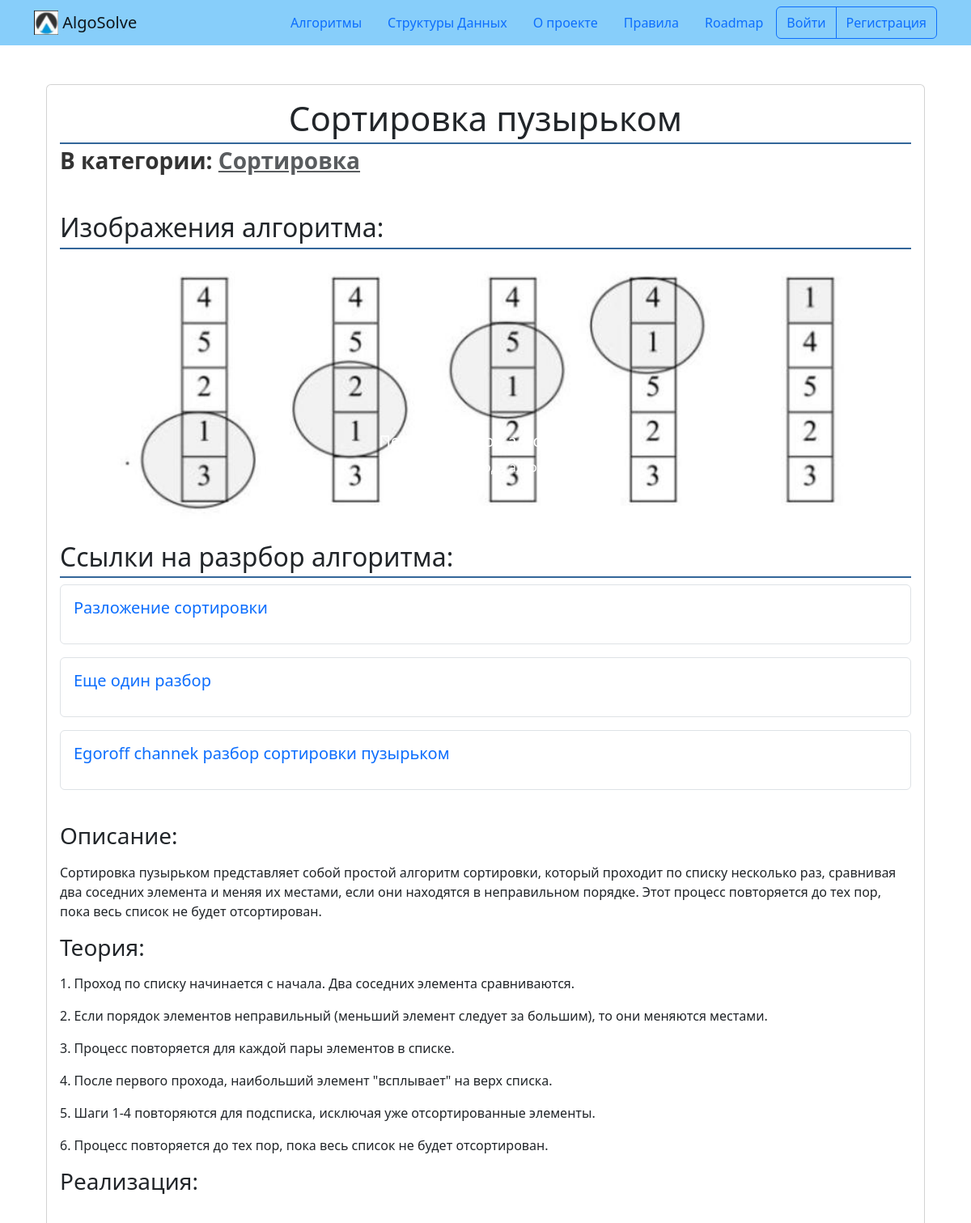
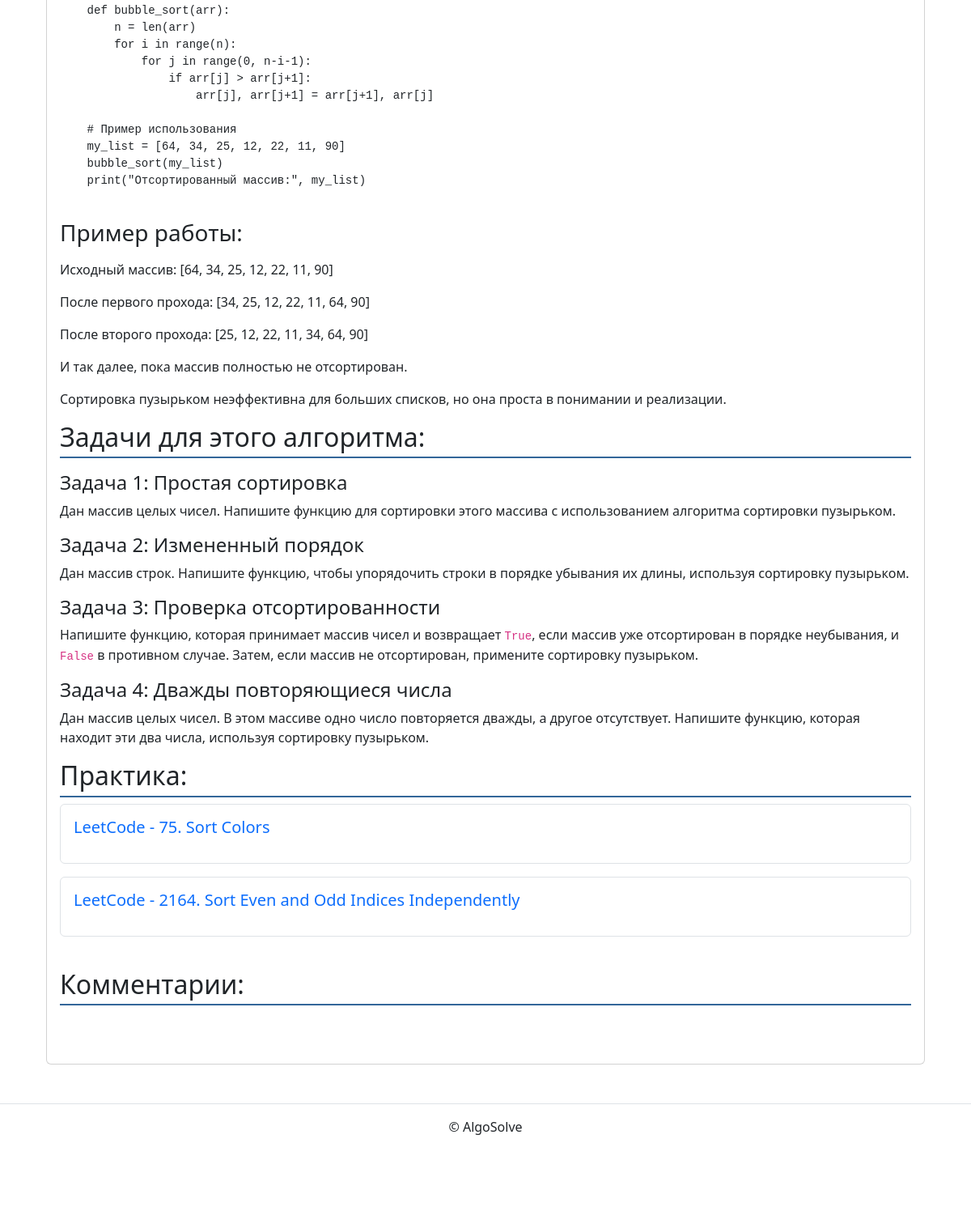
Page /algorithms/sorting/puzyirek/ on the earlier database version (2 pictures, top to bottom).
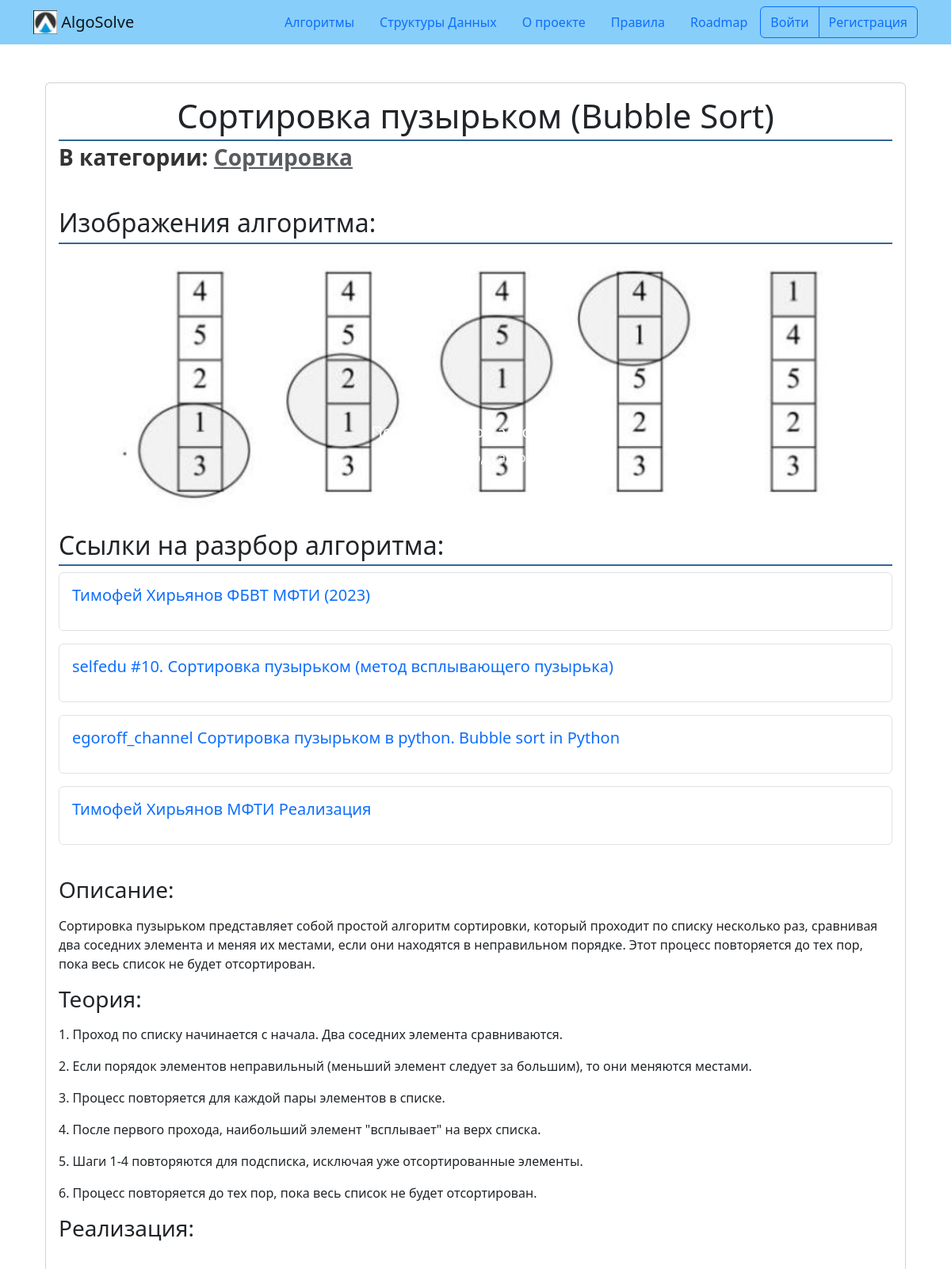
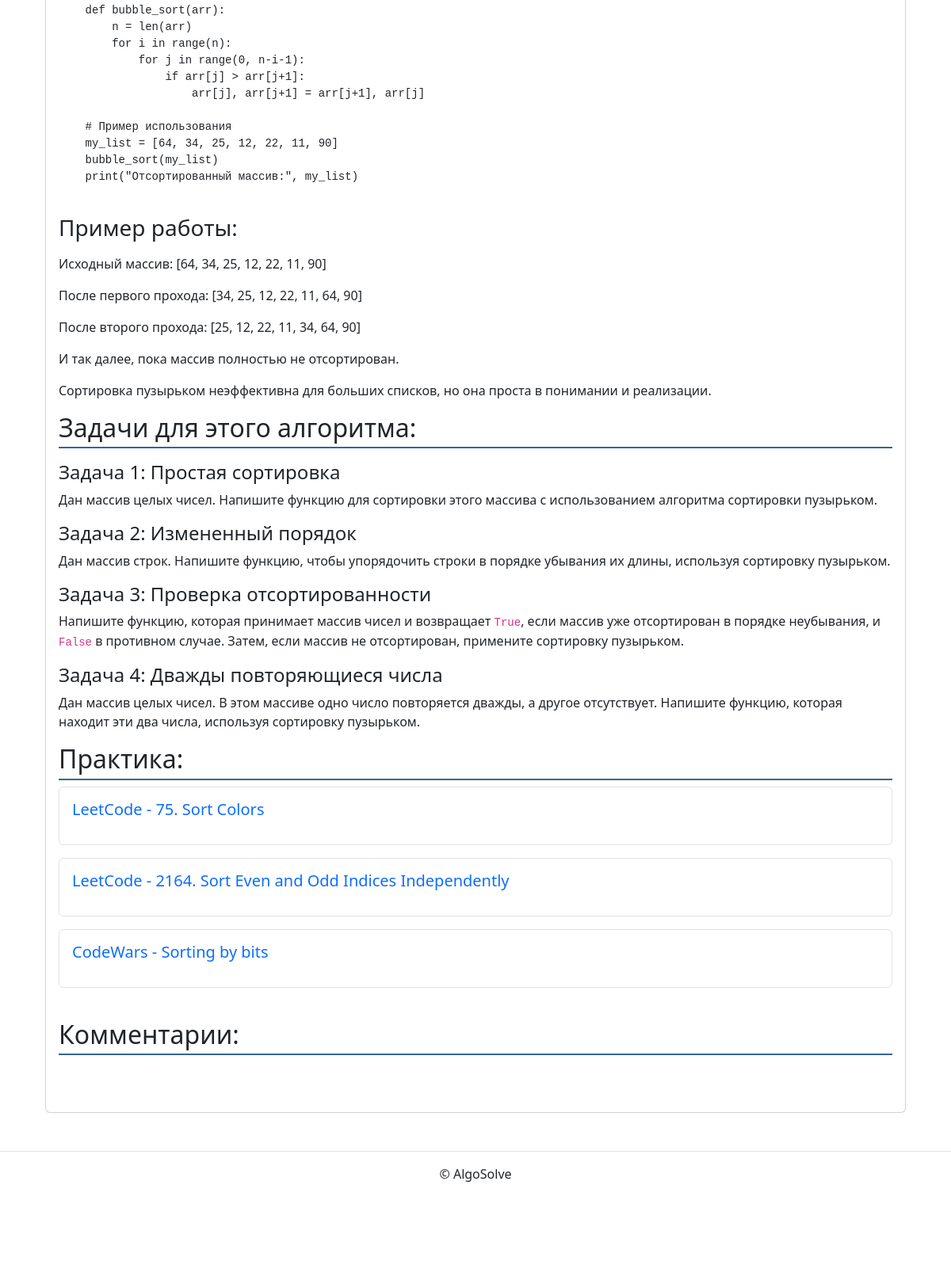
Same page on the later database version (2 pictures, top to bottom).
### algorithm/models.py (models this page shows, shortened)
class BaseModel(models.Model):
    is_published = models.BooleanField(
        default=True,
        verbose_name='Опубликовано',
        help_text='Снимите галочку, чтобы скрыть публикацию.'
    )
    created_at = models.DateTimeField(
        auto_now_add=True,
        verbose_name='Добавлено'
    )
    class Meta:
        abstract = True

class Algorithm(BaseModel):
    category = models.ForeignKey(
        Category,
        on_delete=models.SET_NULL,
        related_name='algorithms',
        null=True
    )
    title = models.CharField(verbose_name='Название', max_length=256)
    description = models.TextField(verbose_name='Описание', max_length=10000)
    theory = models.TextField(verbose_name='Принцип работы', max_length=10000)
    realization = models.TextField(verbose_name='Реализация', max_length=10000)
    example = models.TextField(verbose_name='Пример работы', max_length=10000)
    slug = models.SlugField(
        unique=True,
        blank=True,
        verbose_name='Идентификатор',
        help_text=('Идентификатор страницы для URL; '
                   'разрешены символы латиницы, цифры, дефис и подчёркивание.')
    )
    class Meta:
        verbose_name = 'алгоритм'
        verbose_name_plural = 'Алгоритмы'

class Category(BaseModel):
    title = models.CharField(verbose_name='Название', max_length=256)
    description = models.TextField(verbose_name='Описание', max_length=10000)
    slug = models.SlugField(
        unique=True,
        blank=True,
        verbose_name='Идентификатор',
        help_text=('Идентификатор страницы для URL; '
                   'разрешены символы латиницы, цифры, дефис и подчёркивание.')
    )
    class Meta:
        verbose_name = 'категория'
        verbose_name_plural = 'Категории'

class ImageAlgorithm(BaseModel):
    algorithm = models.ForeignKey(
        Algorithm,
        on_delete=models.CASCADE,
        related_name='photo_algorithm'
    )
    image = models.ImageField('Фото', blank=True, upload_to='algorithm_images')
    caption = models.TextField('Описание', blank=True)
    alt = models.CharField(max_length=255, blank=True)
    class Meta:
        verbose_name = 'фотография для алгоритма'
        verbose_name_plural = 'Фотографии для алгоритмов'

class UrlAlgorithm(BaseModel):
    title = models.CharField(verbose_name='Название', max_length=256)
    algorithm = models.ForeignKey(
        Algorithm,
        on_delete=models.CASCADE,
        related_name='url_to_theory_algorithm'
    )
    url = models.URLField(verbose_name='Ссылка', blank=True)
    class Meta:
        verbose_name = 'ссылка для алгоритма'
        verbose_name_plural = 'ссылки для алгоритмов'

class TaskAlgorithm(models.Model):
    text = models.TextField(verbose_name='Описание задачи')
    algorithm = models.ForeignKey(
        Algorithm,
        on_delete=models.CASCADE,
        related_name='task_to_algorithm'
    )
    class Meta:
        verbose_name = 'задача для алгоритма'
        verbose_name_plural = 'задачи для алгоритмов'

class UrlTaskAlgorithm(BaseModel):
    title = models.CharField(verbose_name='Название', max_length=256)
    algorithm = models.ForeignKey(
        Algorithm,
        on_delete=models.CASCADE,
        related_name='url_to_online_tasks'
    )
    url = models.URLField(verbose_name='Ссылка', blank=True)
    class Meta:
        verbose_name = 'ссылка на задачу для алгоритма'
        verbose_name_plural = 'ссылки на задачу для алгоритмов'

### algorithm/views.py (the view)
class AlgorithmDetailView(DetailView):
    model = Algorithm
    slug_url_kwarg = 'pk_algorithm'
    template_name = 'algorithm/algorithm_detail.html'
    algorithm = None
    def dispatch(self, request, *args, **kwargs):
        self.algorithm = get_object_or_404(
            Algorithm, slug=kwargs['pk_algorithm'])
        if (not self.algorithm.is_published
            or not self.algorithm.category.is_published
        ):
            return HttpResponse(status=HTTPStatus.NOT_FOUND)
        return super().dispatch(request, *args, **kwargs)
    def get_context_data(self, **kwargs):
        context = super().get_context_data(**kwargs)
        context['urls'] = UrlAlgorithm.objects.filter(
            algorithm=self.algorithm.pk)
        context['images'] = ImageAlgorithm.objects.filter(
            algorithm=self.algorithm.pk)
        context['tasks'] = TaskAlgorithm.objects.filter(
            algorithm=self.algorithm.pk)
        context['online_tasks'] = UrlTaskAlgorithm.objects.filter(
            algorithm=self.algorithm.pk)
        context['form'] = CommentForm()
        context['comments'] = (
            self.object.comments.select_related('algorithm', 'author')
        )
        return context

### templates/algorithm/algorithm_detail.html (shortened to what this page needs)
{% extends "base.html" %}
{% block content %}
  <div class="col d-flex justify-content-center">
    <div class="card" style="width: 100rem;">
      <div class="card-body">
        <h2 class="card-title ">{{ algorithm.title }}</h2>
        <h6 class="card-subtitle mb-2 text-muted">
          <small>
            <span style="font-size: 28px; font-weight: bold; color: #333;">В категории: {% include "includes/category_link.html" %}</span>
          </small>
        <br>
        <br>
        <br>
        {% if images %}
  <h2>Изображения алгоритма:</h2>
  <div class="container">
    <div id="carouselExampleControls"
      class="carousel slide"
      data-ride="carousel">
        <ul class="carousel-indicators" >
          {% for image in images %}
          <li data-target="#carouselExampleControls"  data-slide-to="{{ forloop.counter0 }}"
          {% if not forloop.counter0 %}class="active"{% endif %}>
          </li>
          {% endfor %}
      </ul>
      <div class="carousel-inner">
        {% for image in images %}
              <div class="carousel-item {% if forloop.first %}active{% endif %}">
                <img src="{{ image.image.url }}" class="d-block w-100" alt="{{ image.alt }}">
                <div class="carousel-caption d-none d-md-block">
                  <h5>{{ image.alt|safe }}</h5>
                  <p>{{ image.caption|safe }}</p>
                </div>
              </div>
            {% endfor %}
      </div>
      <a class="carousel-control-prev"
      href="#carouselExampleControls"
      role="button"
      data-slide="prev">
        <span class="carousel-control-prev-icon"
          aria-hidden="true">
        </span>
      </a>
      <a class="carousel-control-next"
      href="#carouselExampleControls"
      role="button"
      data-slide="next">
        <span class="carousel-control-next-icon"
          aria-hidden="true">
        </span>
      </a>
    </div>
  </div>
{% endif %}
{% if urls %}
  <br>
  <h2>Ссылки на разрбор алгоритма:</h2>
        {% for url in urls %}
          <div class="mb-3">
            <a href="{{ url.url }}" target="_blank" class="text-decoration-none">
              <div class="border rounded p-3">
                <h5>{{ url.title }}</h5>
              </div>
            </a>
          </div>
        {% endfor %}
{% endif %}
        <br>
        <h3>Описание:</h3>
        <p class="card-text">{{ algorithm.description|safe|linebreaksbr }}</p>
        <h3>Теория:</h3>
        <p class="card-text">{{ algorithm.theory|safe }}</p>
        <h3>Реализация:</h3>
        <p class="card-text">{{ algorithm.realization|safe }}</p>
        <h3>Пример работы:</h3>
        <p class="card-text">{{ algorithm.example|safe }}</p>
        {% if tasks%}
          <h2>Задачи для этого алгоритма:</h2>
          {% for task in tasks %}
            <div class="mb-3">
              <p class="card-text">{{ task.text|safe }}</p>
            </div>
          {% endfor %}
        {% endif %}
        {% if online_tasks%}
        <h2>Практика:</h2>
          {% for url in online_tasks %}
            <div class="mb-3">
              <a href="{{ url.url }}" target="_blank" class="text-decoration-none">
                <div class="border rounded p-3">
                  <h5>{{ url.title }}</h5>
                </div>
              </a>
            </div>
          {% endfor %}
        {% endif %}
        <br>
        {% include "includes/comments.html" %}
      </div>
    </div>
  </div>
{% endblock %}

### templates/base.html (shortened to what this page needs)
{% load static %}
{% load django_bootstrap5 %}
<!DOCTYPE html>
<html lang="ru">
  <head>
    <link rel="stylesheet" href="{% static 'css/for_category_text.css' %}">
    <link rel="stylesheet" href="{% static 'css/for_algorithm_detail.css' %}">
    <link rel="stylesheet" href="{% static 'css/index.css' %}">
    <link rel="stylesheet" href="https://cdnjs.cloudflare.com/ajax/libs/highlight.js/11.5.0/styles/default.min.css">
    <link rel="stylesheet" href="https://cdn.jsdelivr.net/npm/bootstrap@5.3.0/dist/css/bootstrap.min.css">
    <link rel="stylesheet"
		href=
"https://stackpath.bootstrapcdn.com/bootstrap/4.1.3/css/bootstrap.min.css">
    {% bootstrap_css %}
  </head>
  <body>
    {% include "includes/header.html" %}
    <main>
      <div class="container py-5">
        {% block content %}{% endblock %}
      </div>
    </main>
    {% include "includes/footer.html" %}
  </body>
</html>

### templates/includes/header.html
{% load static %}
<header>
  <nav class="navbar navbar-light" style="background-color: lightskyblue">
    <div class="container">
      <a class="navbar-brand" href="{% url 'algorithm:index' %}">
        <img src="{% static 'img/logo.png' %}" width="30" height="30" class="d-inline-block align-top" alt="">
        AlgoSolve
      </a>
      {% with request.resolver_match.view_name as view_name %}
        <ul class="nav  nav-pills">
          <li class="nav-item">
            <a class="nav-link {% if view_name == 'algorithm:categories' %} text-white {% endif %}" href="{% url 'algorithm:categories' %}">
              Алгоритмы
            </a>
          </li>
          <li class="nav-item">
            <a class="nav-link {% if view_name == 'data_structure:categories' %} text-white {% endif %}" href="{% url 'data_structure:categories' %}">
              Структуры Данных
            </a>
          </li>
          <li class="nav-item">
            <a class="nav-link {% if view_name == 'pages:about' %} text-white {% endif %}" href="{% url 'pages:about' %}">
              О проекте
            </a>
          </li>
          <li class="nav-item">
            <a class="nav-link {% if view_name == 'pages:rules' %} text-white {% endif %}" href="{% url 'pages:rules' %}">
              Правила
            </a>
          </li>
          <li class="nav-item">
            <a class="nav-link {% if view_name == 'algorithm:roadmap' %} text-white {% endif %}" href="{% url 'algorithm:roadmap' %}">
              Roadmap
            </a>
          </li>
          {% if user.is_authenticated %}
            <div class="btn-group" role="group" aria-label="Basic outlined example">
              <button type="button" class="btn btn-outline-primary"><a class="text-decoration-none text-reset"
                  href="{% url 'algorithm:profile' user.username %}">{{ user.username }}</a></button>
              <button type="button" class="btn btn-outline-primary"><a class="text-decoration-none text-reset"
                  href="{% url 'logout' %}">Выйти</a></button>
            </div>
          {% else %}
            <div class="btn-group" role="group" aria-label="Basic outlined example">
              <button type="button" class="btn btn-outline-primary"><a class="text-decoration-none text-reset"
                  href="{% url 'login' %}">Войти</a></button>
              <button type="button" class="btn btn-outline-primary"><a class="text-decoration-none text-reset"
                  href="{% url 'registration' %}">Регистрация</a></button>
            </div>
          {% endif %}
        </ul>
      {% endwith %}
    </div>
  </nav>
</header>

### templates/includes/category_link.html
{% if 'algorithm' in request.path %}
<a class="text-muted" href="{% url 'algorithm:category_detail' algorithm.category.slug %}">
  {{ algorithm.category.title }}
</a>
{% elif 'data_structure' in request.path %}
  <a class="text-muted" href="{% url 'data_structure:category_detail' data_structure.category.slug %}">
    {{ data_structure.category.title }}
  </a>
{% endif %}

### templates/includes/comments.html (shortened to what this page needs)
{% if 'algorithms' in request.path %}
<h2>Комментарии:</h2><br>
  {% if user.is_authenticated %}
    {% load django_bootstrap5 %}
  {% endif %}
  <br>
{% elif 'data_structure' in request.path %}
  {% if user.is_authenticated %}
    {% load django_bootstrap5 %}
  {% endif %}
{% endif %}

### templates/includes/footer.html
{% load static %}
<footer class="border-top text-center py-3">
  <p>© AlgoSolve</p>
  <div style="text-align: right;">
    <iframe
      src="https://ghbtns.com/github-btn.html?user=kaluginpeter&repo=bootstrap&type=follow"
      frameborder="0"
      scrolling="0"
      width="170"
      height="70"
      title="GitHub">
    </iframe>
  </div>
</footer>

### static_dev/css/for_algorithm_detail.css (style rules this page uses)
.card-title { text-align: center; font-size: 42px; }
h2 { color: #336699; border-bottom: 2px solid #336699; padding-bottom: 5px; }
#carouselExampleControls { margin-left: 50px; margin-right: 50px; }
.carousel-inner img { width: 100%; height: auto; }
.carousel-control-prev { margin-left: -25px; }
.carousel-control-next { margin-right: -25px; }

Differences in the rows shown:
changed Algorithm "Сортировка": title "Сортировка пузырьком" → "Сортировка пузырьком (Bubble Sort)"
changed UrlAlgorithm: title "Разложение сортировки" → "Тимофей Хирьянов ФБВТ МФТИ (2023)"
changed UrlAlgorithm: title "Еще один разбор" → "selfedu #10. Сортировка пузырьком (метод всплывающего пузырька)"
changed UrlAlgorithm: title "Egoroff channek разбор сортировки пузырьком" → "egoroff_channel Сортировка пузырьком в python. Bubble sort in Python"
added UrlAlgorithm: title "Тимофей Хирьянов МФТИ Реализация"
added UrlTaskAlgorithm: title "CodeWars - Sorting by bits"
